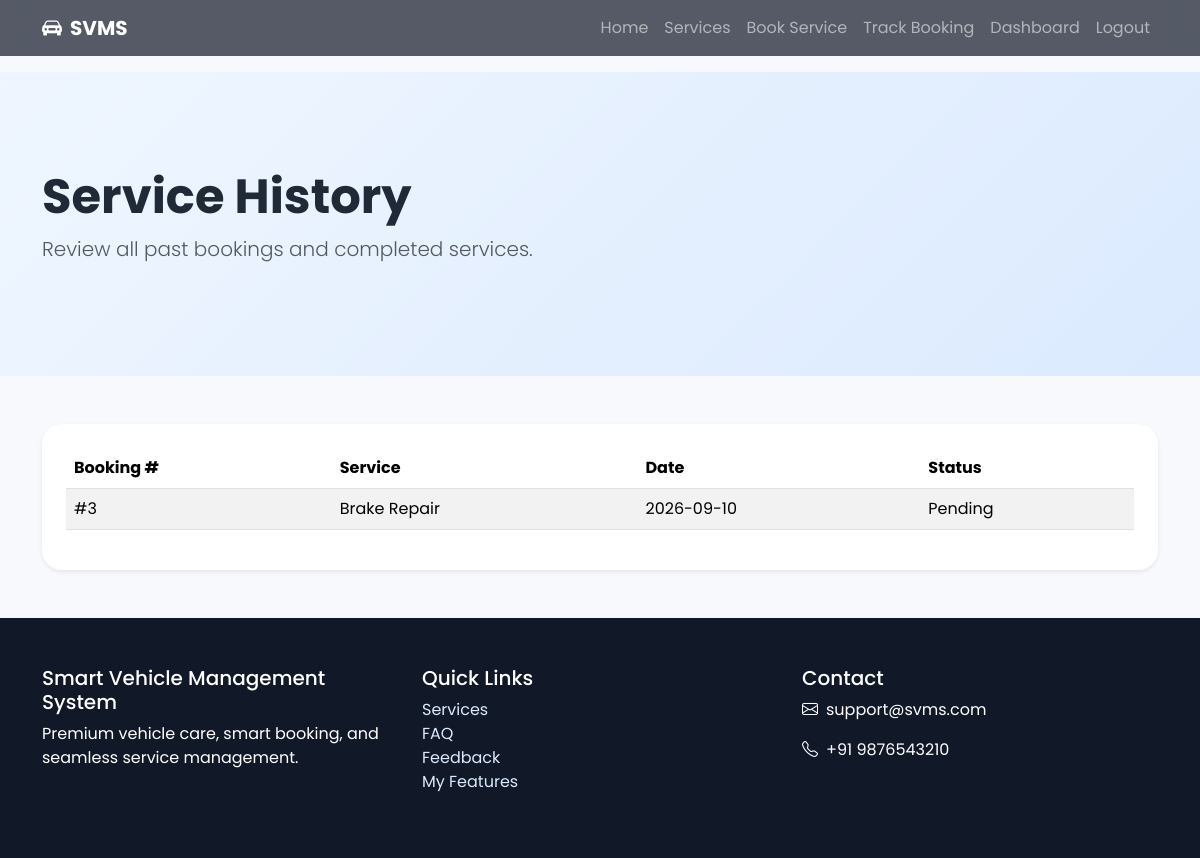
Screenshot of /service-history (signed in) with the database file from the repository.
### tables this page shows
CREATE TABLE bookings (
                id INTEGER PRIMARY KEY AUTOINCREMENT,
                customer_id INTEGER NOT NULL,
                service_id INTEGER NOT NULL,
                vehicle_type TEXT,
                vehicle_number TEXT,
                booking_date TEXT,
                status TEXT DEFAULT 'Pending',
                notes TEXT,
                created_at TIMESTAMP DEFAULT CURRENT_TIMESTAMP
            , payment_status TEXT DEFAULT 'Unpaid', payment_method TEXT, payment_reference TEXT, rescheduled_date TEXT, cancellation_reason TEXT, estimated_time TEXT, spare_parts_used TEXT, before_image TEXT, after_image TEXT, mechanic_notes TEXT, invoice_number TEXT);

CREATE TABLE services (
                id INTEGER PRIMARY KEY AUTOINCREMENT,
                name TEXT UNIQUE NOT NULL,
                description TEXT,
                price REAL DEFAULT 0.0
            );

### app.py (the view)
@app.route('/service-history')
def service_history():
    if not session.get('user_id'):
        flash('Please login to view your service history.', 'warning')
        return redirect(url_for('login'))
    conn = get_db()
    bookings = []
    try:
        rows = conn.execute('''
            SELECT b.*, s.name AS service_name
            FROM bookings b
            JOIN services s ON b.service_id = s.id
            WHERE b.customer_id = ?
            ORDER BY b.created_at DESC
        ''', (session['user_id'],)).fetchall()
        bookings = [dict(row) for row in rows]
    finally:
        conn.close()
    return render_template('service_history.html', bookings=bookings)

### app.py (called while the page is built)
def get_db():
    conn = sqlite3.connect(DB_PATH)
    conn.row_factory = sqlite3.Row
    return conn

### templates/service_history.html
{% extends 'base.html' %}
{% block content %}
<section class="page-hero py-5">
  <div class="container py-5">
    <h1 class="display-5 fw-bold">Service History</h1>
    <p class="lead text-muted">Review all past bookings and completed services.</p>
  </div>
</section>
<section class="py-5">
  <div class="container">
    <div class="card shadow-sm p-4">
      <table class="table table-striped">
        <thead>
          <tr><th>Booking #</th><th>Service</th><th>Date</th><th>Status</th></tr>
        </thead>
        <tbody>
          {% for booking in bookings %}
            <tr><td>#{{ booking.id }}</td><td>{{ booking.service_name }}</td><td>{{ booking.booking_date }}</td><td>{{ booking.status }}</td></tr>
          {% endfor %}
        </tbody>
      </table>
    </div>
  </div>
</section>
{% endblock %}

### static/styles.css (style rules this page uses)
:root { --primary: #0d6efd; --secondary: #38bdf8; --dark: #111827; --light: #f8fbff; }
* { font-family: 'Poppins', sans-serif; }
body { background: #f7f9fc; color: #1f2937; }
.glass-card, .service-card, .step-card, .testimonial-card, .category-card, .stat-card, .card { border: 0; border-radius: 1.25rem; box-shadow: 0 10px 30px rgba(0,0,0,0.08); background: white; }
.page-hero { background: linear-gradient(135deg, #eff6ff, #dbeafe); }

### rows the page displays
bookings: id "3", service_name "Brake Repair", booking_date "2026-09-10", status "Pending"
